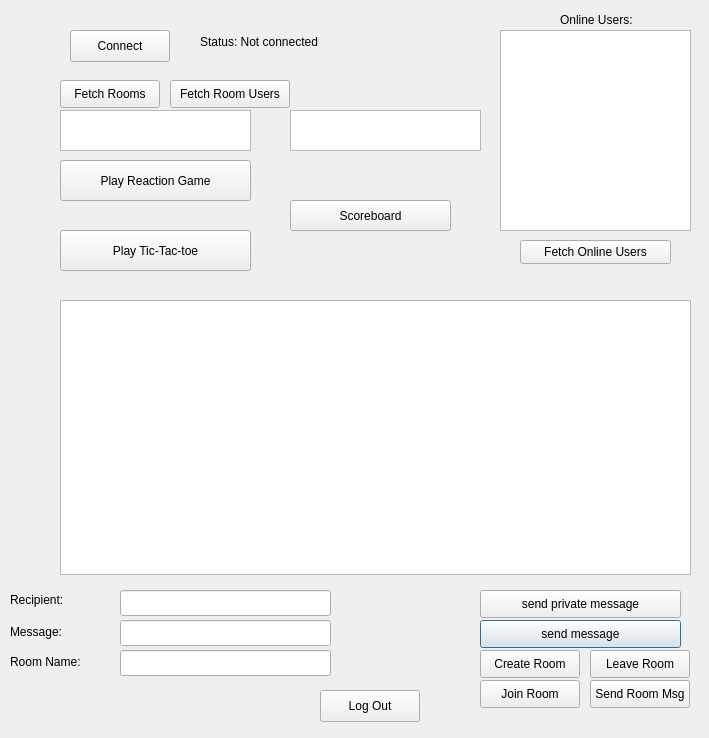
<?xml version="1.0" encoding="UTF-8"?>
<ui version="4.0">
 <class>chatBox</class>
 <widget class="QDialog" name="chatBox">
  <property name="geometry">
   <rect>
    <x>0</x>
    <y>0</y>
    <width>709</width>
    <height>738</height>
   </rect>
  </property>
  <property name="windowTitle">
   <string>Dialog</string>
  </property>
  <widget class="QTextEdit" name="chatTextEdit">
   <property name="geometry">
    <rect>
     <x>60</x>
     <y>300</y>
     <width>631</width>
     <height>275</height>
    </rect>
   </property>
  </widget>
  <widget class="QLabel" name="messageLabel">
   <property name="geometry">
    <rect>
     <x>10</x>
     <y>620</y>
     <width>91</width>
     <height>24</height>
    </rect>
   </property>
   <property name="text">
    <string>Message:</string>
   </property>
  </widget>
  <widget class="QLineEdit" name="messageLineEdit">
   <property name="geometry">
    <rect>
     <x>120</x>
     <y>620</y>
     <width>211</width>
     <height>26</height>
    </rect>
   </property>
  </widget>
  <widget class="QLabel" name="statusLabel">
   <property name="geometry">
    <rect>
     <x>200</x>
     <y>30</y>
     <width>141</width>
     <height>24</height>
    </rect>
   </property>
   <property name="text">
    <string>Status: Not connected</string>
   </property>
  </widget>
  <widget class="QPushButton" name="sendButton">
   <property name="geometry">
    <rect>
     <x>480</x>
     <y>620</y>
     <width>201</width>
     <height>28</height>
    </rect>
   </property>
   <property name="text">
    <string>send message</string>
   </property>
  </widget>
  <widget class="QPushButton" name="privateSendButton">
   <property name="geometry">
    <rect>
     <x>480</x>
     <y>590</y>
     <width>201</width>
     <height>28</height>
    </rect>
   </property>
   <property name="text">
    <string>send private message</string>
   </property>
  </widget>
  <widget class="QLineEdit" name="recipientLineEdit">
   <property name="geometry">
    <rect>
     <x>120</x>
     <y>590</y>
     <width>211</width>
     <height>26</height>
    </rect>
   </property>
  </widget>
  <widget class="QLabel" name="recipientLabel">
   <property name="geometry">
    <rect>
     <x>10</x>
     <y>590</y>
     <width>81</width>
     <height>20</height>
    </rect>
   </property>
   <property name="text">
    <string>Recipient: </string>
   </property>
  </widget>
  <widget class="QPushButton" name="connectButton">
   <property name="geometry">
    <rect>
     <x>70</x>
     <y>30</y>
     <width>100</width>
     <height>32</height>
    </rect>
   </property>
   <property name="text">
    <string>Connect</string>
   </property>
  </widget>
  <widget class="QPushButton" name="logoutPushButton">
   <property name="geometry">
    <rect>
     <x>320</x>
     <y>690</y>
     <width>100</width>
     <height>32</height>
    </rect>
   </property>
   <property name="text">
    <string>Log Out</string>
   </property>
  </widget>
  <widget class="QListWidget" name="onlineUsersListWidget">
   <property name="geometry">
    <rect>
     <x>500</x>
     <y>30</y>
     <width>191</width>
     <height>201</height>
    </rect>
   </property>
  </widget>
  <widget class="QPushButton" name="fetchUsersButton">
   <property name="geometry">
    <rect>
     <x>520</x>
     <y>240</y>
     <width>151</width>
     <height>24</height>
    </rect>
   </property>
   <property name="text">
    <string>Fetch Online Users</string>
   </property>
  </widget>
  <widget class="QLabel" name="onlineUserslabel">
   <property name="geometry">
    <rect>
     <x>560</x>
     <y>10</y>
     <width>81</width>
     <height>20</height>
    </rect>
   </property>
   <property name="text">
    <string>Online Users:</string>
   </property>
  </widget>
  <widget class="QPushButton" name="playTicTacToeButton">
   <property name="geometry">
    <rect>
     <x>60</x>
     <y>230</y>
     <width>191</width>
     <height>41</height>
    </rect>
   </property>
   <property name="text">
    <string>Play Tic-Tac-toe</string>
   </property>
  </widget>
  <widget class="QPushButton" name="playReactionButton">
   <property name="geometry">
    <rect>
     <x>60</x>
     <y>160</y>
     <width>191</width>
     <height>41</height>
    </rect>
   </property>
   <property name="text">
    <string>Play Reaction Game</string>
   </property>
  </widget>
  <widget class="QPushButton" name="showScoreboardButton">
   <property name="geometry">
    <rect>
     <x>290</x>
     <y>200</y>
     <width>161</width>
     <height>31</height>
    </rect>
   </property>
   <property name="text">
    <string>Scoreboard</string>
   </property>
  </widget>
  <widget class="QLabel" name="roomNameLabel">
   <property name="geometry">
    <rect>
     <x>10</x>
     <y>650</y>
     <width>91</width>
     <height>24</height>
    </rect>
   </property>
   <property name="text">
    <string>Room Name:</string>
   </property>
  </widget>
  <widget class="QLineEdit" name="roomNameLineEdit">
   <property name="geometry">
    <rect>
     <x>120</x>
     <y>650</y>
     <width>211</width>
     <height>26</height>
    </rect>
   </property>
  </widget>
  <widget class="QPushButton" name="createRoomButton">
   <property name="geometry">
    <rect>
     <x>480</x>
     <y>650</y>
     <width>100</width>
     <height>28</height>
    </rect>
   </property>
   <property name="text">
    <string>Create Room</string>
   </property>
  </widget>
  <widget class="QPushButton" name="joinRoomButton">
   <property name="geometry">
    <rect>
     <x>480</x>
     <y>680</y>
     <width>100</width>
     <height>28</height>
    </rect>
   </property>
   <property name="text">
    <string>Join Room</string>
   </property>
  </widget>
  <widget class="QPushButton" name="leaveRoomButton">
   <property name="geometry">
    <rect>
     <x>590</x>
     <y>650</y>
     <width>100</width>
     <height>28</height>
    </rect>
   </property>
   <property name="text">
    <string>Leave Room</string>
   </property>
  </widget>
  <widget class="QPushButton" name="sendRoomMessageButton">
   <property name="geometry">
    <rect>
     <x>590</x>
     <y>680</y>
     <width>100</width>
     <height>28</height>
    </rect>
   </property>
   <property name="text">
    <string>Send Room Msg</string>
   </property>
  </widget>
  <widget class="QPushButton" name="fetchRoomsButton">
   <property name="geometry">
    <rect>
     <x>60</x>
     <y>80</y>
     <width>100</width>
     <height>28</height>
    </rect>
   </property>
   <property name="text">
    <string>Fetch Rooms</string>
   </property>
  </widget>
  <widget class="QPushButton" name="fetchRoomUsersButton">
   <property name="geometry">
    <rect>
     <x>170</x>
     <y>80</y>
     <width>120</width>
     <height>28</height>
    </rect>
   </property>
   <property name="text">
    <string>Fetch Room Users</string>
   </property>
  </widget>
  <widget class="QListWidget" name="roomsListWidget">
   <property name="geometry">
    <rect>
     <x>60</x>
     <y>110</y>
     <width>191</width>
     <height>41</height>
    </rect>
   </property>
  </widget>
  <widget class="QListWidget" name="roomUsersListWidget">
   <property name="geometry">
    <rect>
     <x>290</x>
     <y>110</y>
     <width>191</width>
     <height>41</height>
    </rect>
   </property>
  </widget>
 </widget>
 <resources/>
 <connections/>
</ui>
